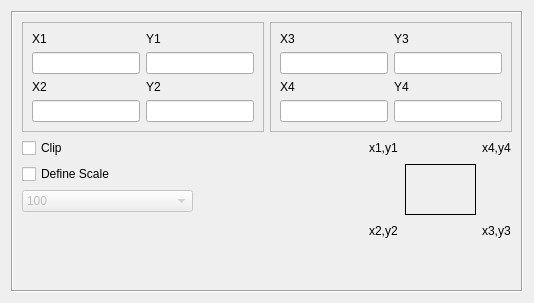
           <widget class="QWidget" name="TabPage">
            <attribute name="title">
             <string>Topographic Map</string>
            </attribute>
            <layout class="QGridLayout" name="gridLayout_20">
             <item row="0" column="0">
              <widget class="QFrame" name="frame7">
               <property name="frameShape">
                <enum>QFrame::Box</enum>
               </property>
               <property name="frameShadow">
                <enum>QFrame::Sunken</enum>
               </property>
               <layout class="QGridLayout" name="gridLayout_24">
                <item row="0" column="0">
                 <layout class="QVBoxLayout" name="verticalLayout_24">
                  <item>
                   <layout class="QGridLayout">
                    <item row="0" column="1">
                     <widget class="QFrame" name="frame9">
                      <property name="frameShape">
                       <enum>QFrame::StyledPanel</enum>
                      </property>
                      <property name="frameShadow">
                       <enum>QFrame::Raised</enum>
                      </property>
                      <layout class="QGridLayout">
                       <item row="0" column="0">
                        <layout class="QGridLayout">
                         <item row="0" column="1">
                          <widget class="QLabel" name="lbY1_2">
                           <property name="text">
                            <string>Y3</string>
                           </property>
                           <property name="wordWrap">
                            <bool>false</bool>
                           </property>
                          </widget>
                         </item>
                         <item row="0" column="0">
                          <widget class="QLabel" name="lbX1_2">
                           <property name="text">
                            <string>X3</string>
                           </property>
                           <property name="wordWrap">
                            <bool>false</bool>
                           </property>
                          </widget>
                         </item>
                         <item row="2" column="0">
                          <widget class="QLabel" name="lbUpperX_2">
                           <property name="text">
                            <string>X4</string>
                           </property>
                           <property name="wordWrap">
                            <bool>false</bool>
                           </property>
                          </widget>
                         </item>
                         <item row="2" column="1">
                          <widget class="QLabel" name="lbUpperY_2">
                           <property name="text">
                            <string>Y4</string>
                           </property>
                           <property name="wordWrap">
                            <bool>false</bool>
                           </property>
                          </widget>
                         </item>
                         <item row="3" column="1">
                          <widget class="QLineEdit" name="lneY4"/>
                         </item>
                         <item row="1" column="0">
                          <widget class="QLineEdit" name="lneX3"/>
                         </item>
                         <item row="3" column="0">
                          <widget class="QLineEdit" name="lneX4"/>
                         </item>
                         <item row="1" column="1">
                          <widget class="QLineEdit" name="lneY3"/>
                         </item>
                        </layout>
                       </item>
                      </layout>
                     </widget>
                    </item>
                    <item row="0" column="0">
                     <widget class="QFrame" name="frame8">
                      <property name="frameShape">
                       <enum>QFrame::StyledPanel</enum>
                      </property>
                      <property name="frameShadow">
                       <enum>QFrame::Raised</enum>
                      </property>
                      <layout class="QGridLayout">
                       <item row="0" column="0">
                        <layout class="QGridLayout">
                         <item row="2" column="0">
                          <widget class="QLabel" name="lbUpperX">
                           <property name="text">
                            <string>X2</string>
                           </property>
                           <property name="wordWrap">
                            <bool>false</bool>
                           </property>
                          </widget>
                         </item>
                         <item row="3" column="0">
                          <widget class="QLineEdit" name="lneX2"/>
                         </item>
                         <item row="2" column="1">
                          <widget class="QLabel" name="lbUpperY">
                           <property name="text">
                            <string>Y2</string>
                           </property>
                           <property name="wordWrap">
                            <bool>false</bool>
                           </property>
                          </widget>
                         </item>
                         <item row="0" column="0">
                          <widget class="QLabel" name="lbX1">
                           <property name="text">
                            <string>X1</string>
                           </property>
                           <property name="wordWrap">
                            <bool>false</bool>
                           </property>
                          </widget>
                         </item>
                         <item row="1" column="0">
                          <widget class="QLineEdit" name="lneX1"/>
                         </item>
                         <item row="0" column="1">
                          <widget class="QLabel" name="lbY1">
                           <property name="text">
                            <string>Y1</string>
                           </property>
                           <property name="wordWrap">
                            <bool>false</bool>
                           </property>
                          </widget>
                         </item>
                         <item row="3" column="1">
                          <widget class="QLineEdit" name="lneY2"/>
                         </item>
                         <item row="1" column="1">
                          <widget class="QLineEdit" name="lneY1"/>
                         </item>
                        </layout>
                       </item>
                      </layout>
                     </widget>
                    </item>
                   </layout>
                  </item>
                  <item>
                   <layout class="QHBoxLayout" name="horizontalLayout_10">
                    <item>
                     <layout class="QVBoxLayout" name="verticalLayout_22">
                      <item>
                       <layout class="QGridLayout">
                        <item row="1" column="0">
                         <widget class="QCheckBox" name="ckDefineScale">
                          <property name="sizePolicy">
                           <sizepolicy hsizetype="Expanding" vsizetype="Fixed">
                            <horstretch>0</horstretch>
                            <verstretch>0</verstretch>
                           </sizepolicy>
                          </property>
                          <property name="text">
                           <string>Define Scale</string>
                          </property>
                         </widget>
                        </item>
                        <item row="0" column="0">
                         <widget class="QCheckBox" name="ckbClip">
                          <property name="sizePolicy">
                           <sizepolicy hsizetype="Expanding" vsizetype="Fixed">
                            <horstretch>0</horstretch>
                            <verstretch>0</verstretch>
                           </sizepolicy>
                          </property>
                          <property name="text">
                           <string>Clip</string>
                          </property>
                         </widget>
                        </item>
                        <item row="2" column="0">
                         <widget class="QComboBox" name="cmbScale">
                          <property name="enabled">
                           <bool>false</bool>
                          </property>
                          <property name="sizePolicy">
                           <sizepolicy hsizetype="Expanding" vsizetype="Fixed">
                            <horstretch>0</horstretch>
                            <verstretch>0</verstretch>
                           </sizepolicy>
                          </property>
                          <item>
                           <property name="text">
                            <string>100</string>
                           </property>
                          </item>
                          <item>
                           <property name="text">
                            <string>200</string>
                           </property>
                          </item>
                          <item>
                           <property name="text">
                            <string>250</string>
                           </property>
                          </item>
                          <item>
                           <property name="text">
                            <string>500</string>
                           </property>
                          </item>
                          <item>
                           <property name="text">
                            <string>1000</string>
                           </property>
                          </item>
                          <item>
                           <property name="text">
                            <string>2000</string>
                           </property>
                          </item>
                          <item>
                           <property name="text">
                            <string>2500</string>
                           </property>
                          </item>
                          <item>
                           <property name="text">
                            <string>5000</string>
                           </property>
                          </item>
                          <item>
                           <property name="text">
                            <string>10000</string>
                           </property>
                          </item>
                          <item>
                           <property name="text">
                            <string>20000</string>
                           </property>
                          </item>
                          <item>
                           <property name="text">
                            <string>25000</string>
                           </property>
                          </item>
                          <item>
                           <property name="text">
                            <string>50000</string>
                           </property>
                          </item>
                          <item>
                           <property name="text">
                            <string>100000</string>
                           </property>
                          </item>
                          <item>
                           <property name="text">
                            <string>200000</string>
                           </property>
                          </item>
                          <item>
                           <property name="text">
                            <string>250000</string>
                           </property>
                          </item>
                          <item>
                           <property name="text">
                            <string>500000</string>
                           </property>
                          </item>
                          <item>
                           <property name="text">
                            <string>1000000</string>
                           </property>
                          </item>
                          <item>
                           <property name="text">
                            <string>2000000</string>
                           </property>
                          </item>
                          <item>
                           <property name="text">
                            <string>2500000</string>
                           </property>
                          </item>
                          <item>
                           <property name="text">
                            <string>5000000</string>
                           </property>
                          </item>
                         </widget>
                        </item>
                       </layout>
                      </item>
                      <item>
                       <spacer name="verticalSpacer_7">
                        <property name="orientation">
                         <enum>Qt::Vertical</enum>
                        </property>
                        <property name="sizeHint" stdset="0">
                         <size>
                          <width>20</width>
                          <height>40</height>
                         </size>
                        </property>
                       </spacer>
                      </item>
                     </layout>
                    </item>
                    <item>
                     <spacer name="spacer59">
                      <property name="orientation">
                       <enum>Qt::Horizontal</enum>
                      </property>
                      <property name="sizeType">
                       <enum>QSizePolicy::Expanding</enum>
                      </property>
                      <property name="sizeHint" stdset="0">
                       <size>
                        <width>100</width>
                        <height>20</height>
                       </size>
                      </property>
                     </spacer>
                    </item>
                    <item>
                     <layout class="QVBoxLayout" name="verticalLayout_23">
                      <item>
                       <layout class="QGridLayout" name="gridLayout_23">
                        <item row="0" column="0">
                         <widget class="QLabel" name="textLabel1">
                          <property name="minimumSize">
                           <size>
                            <width>30</width>
                            <height>20</height>
                           </size>
                          </property>
                          <property name="maximumSize">
                           <size>
                            <width>30</width>
                            <height>20</height>
                           </size>
                          </property>
                          <property name="text">
                           <string>x1,y1</string>
                          </property>
                          <property name="wordWrap">
                           <bool>false</bool>
                          </property>
                         </widget>
                        </item>
                        <item row="0" column="2">
                         <widget class="QLabel" name="textLabel1_4">
                          <property name="minimumSize">
                           <size>
                            <width>30</width>
                            <height>20</height>
                           </size>
                          </property>
                          <property name="maximumSize">
                           <size>
                            <width>30</width>
                            <height>20</height>
                           </size>
                          </property>
                          <property name="text">
                           <string>x4,y4</string>
                          </property>
                          <property name="wordWrap">
                           <bool>false</bool>
                          </property>
                         </widget>
                        </item>
                        <item row="1" column="1">
                         <widget class="QFrame" name="frame10">
                          <property name="minimumSize">
                           <size>
                            <width>71</width>
                            <height>51</height>
                           </size>
                          </property>
                          <property name="maximumSize">
                           <size>
                            <width>71</width>
                            <height>51</height>
                           </size>
                          </property>
                          <property name="frameShape">
                           <enum>QFrame::Box</enum>
                          </property>
                          <property name="frameShadow">
                           <enum>QFrame::Plain</enum>
                          </property>
                         </widget>
                        </item>
                        <item row="2" column="0">
                         <widget class="QLabel" name="textLabel1_2">
                          <property name="minimumSize">
                           <size>
                            <width>30</width>
                            <height>20</height>
                           </size>
                          </property>
                          <property name="maximumSize">
                           <size>
                            <width>30</width>
                            <height>20</height>
                           </size>
                          </property>
                          <property name="text">
                           <string>x2,y2</string>
                          </property>
                          <property name="wordWrap">
                           <bool>false</bool>
                          </property>
                         </widget>
                        </item>
                        <item row="2" column="2">
                         <widget class="QLabel" name="textLabel1_3">
                          <property name="minimumSize">
                           <size>
                            <width>30</width>
                            <height>20</height>
                           </size>
                          </property>
                          <property name="maximumSize">
                           <size>
                            <width>30</width>
                            <height>20</height>
                           </size>
                          </property>
                          <property name="text">
                           <string>x3,y3</string>
                          </property>
                          <property name="wordWrap">
                           <bool>false</bool>
                          </property>
                         </widget>
                        </item>
                       </layout>
                      </item>
                      <item>
                       <spacer name="verticalSpacer_8">
                        <property name="orientation">
                         <enum>Qt::Vertical</enum>
                        </property>
                        <property name="sizeHint" stdset="0">
                         <size>
                          <width>20</width>
                          <height>40</height>
                         </size>
                        </property>
                       </spacer>
                      </item>
                     </layout>
                    </item>
                   </layout>
                  </item>
                 </layout>
                </item>
               </layout>
              </widget>
             </item>
            </layout>
           </widget>
